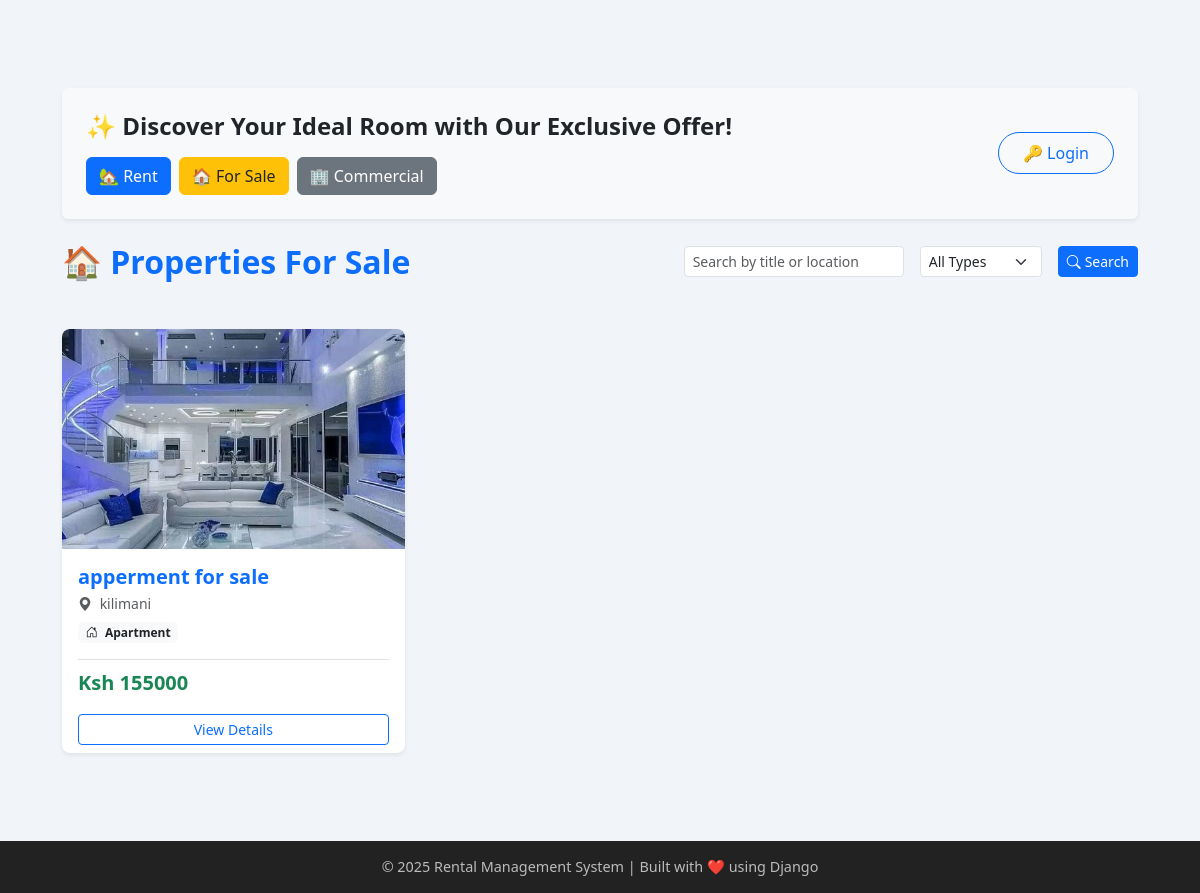
The page /for-sale/ on the database as committed earlier.
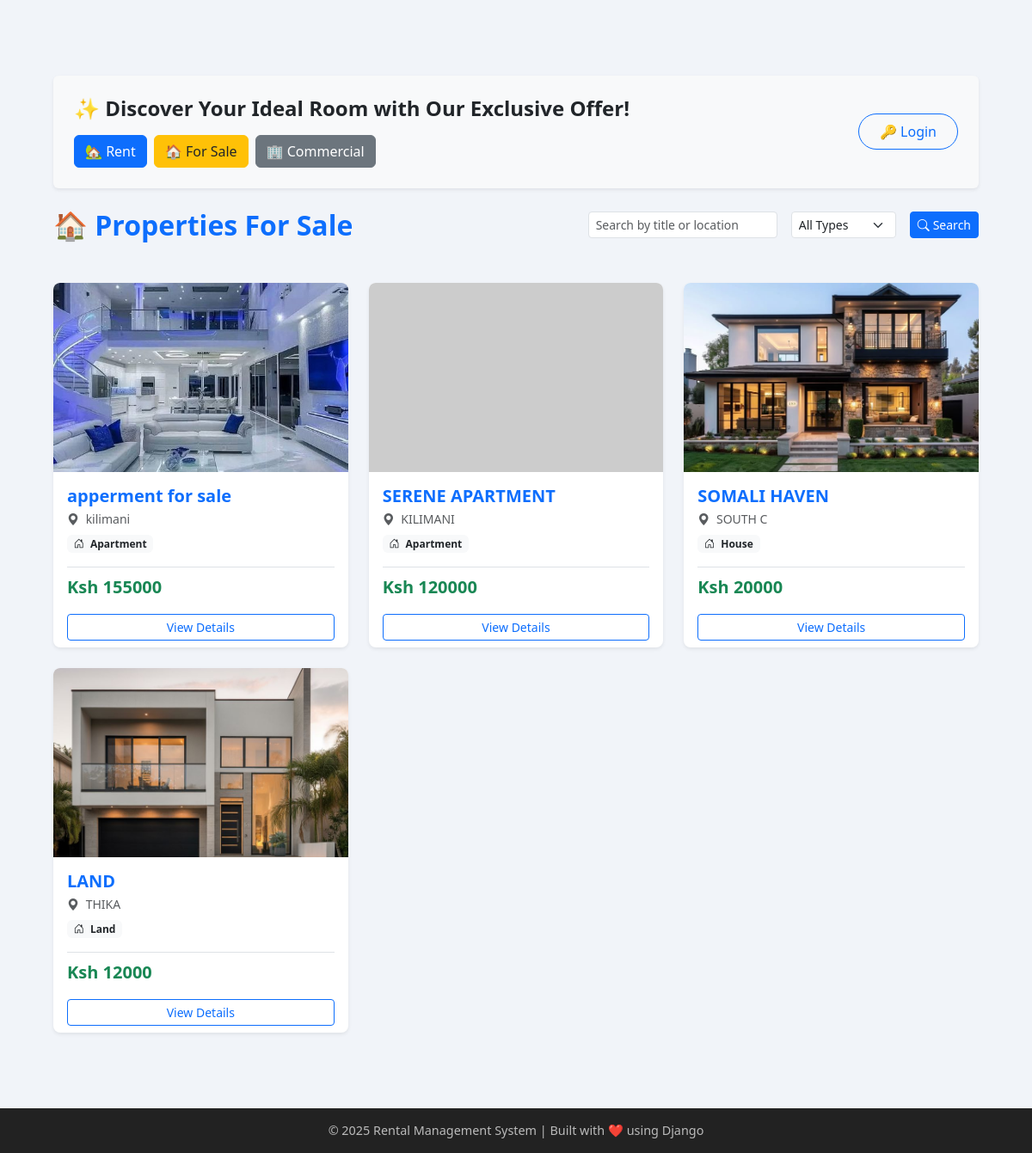
The same page on the database as committed later.
### users/models.py (models this page shows)
class ForSaleProperty(models.Model):
    PROPERTY_TYPE_CHOICES = (
        ('Apartment', 'Apartment'),
        ('House', 'House'),
        ('Land', 'Land'),
        ('Townhouse', 'Townhouse'),
    )
    user = models.ForeignKey(User, on_delete=models.CASCADE, related_name='sale_properties')
    title = models.CharField(max_length=100)
    description = models.TextField()
    price = models.DecimalField(max_digits=12, decimal_places=2)
    location = models.CharField(max_length=100)
    property_type = models.CharField(max_length=30, choices=PROPERTY_TYPE_CHOICES)
    lot_size = models.CharField(max_length=50, null=True, blank=True)
    built_year = models.IntegerField(null=True, blank=True)
    picture1 = models.ImageField(upload_to='sale_images/', null=True, blank=True)
    picture2 = models.ImageField(upload_to='sale_images/', null=True, blank=True)
    picture3 = models.ImageField(upload_to='sale_images/', null=True, blank=True)
    is_available = models.BooleanField(default=True)
    created_at = models.DateTimeField(auto_now_add=True)
    slug = models.SlugField(unique=True, blank=True)

### users/views.py (the view)
# urls.py: path('for-sale/', for_sale_list_view, name='for_sale_list'),
def for_sale_list_view(request):
    query = request.GET.get('q', '')
    property_type = request.GET.get('type', '')
    properties = ForSaleProperty.objects.all()
    if query:
        properties = properties.filter(
            Q(title__icontains=query) | Q(location__icontains=query)
        )
    if property_type:
        properties = properties.filter(property_type=property_type)
    return render(request, 'users/for_sale_list.html', {
        'properties': properties,
        'query': query,
        'property_type': property_type
    })

### users/templates/users/for_sale_list.html (shortened to what this page needs)
{% extends "users/base.html" %}
{% block content %}
<div class="container py-5">
  <div class="p-4 bg-light rounded shadow-sm mb-4">
    <div class="d-flex flex-column flex-md-row justify-content-between align-items-start align-items-md-center">
      <div>
        <h4 class="fw-bold">✨ Discover Your Ideal Room with Our Exclusive Offer!</h4>
        <div class="d-flex gap-2 flex-wrap mt-3">
          <a href="{% url 'vacancy_list' %}" class="btn btn-primary">🏡 Rent</a>
          <a href="{% url 'for_sale_list' %}" class="btn btn-warning text-dark">🏠 For Sale</a>
          <a href="{% url 'commercial_list' %}" class="btn btn-secondary">🏢 Commercial</a>
        </div>
      </div>
      <div class="mt-3 mt-md-0">
        <a href="{% url 'login' %}" class="btn btn-outline-primary rounded-pill px-4 py-2">🔑 Login</a>
      </div>
    </div>
  </div>
  <div class="d-flex flex-column flex-lg-row justify-content-between align-items-lg-center mb-5">
    <h2 class="mb-4 mb-lg-0 fw-bold text-primary">🏠 Properties For Sale</h2>
    <form method="get" action="." class="d-flex flex-column flex-sm-row gap-3 w-lg-50 justify-content-lg-end">
      <div class="flex-grow-1 flex-sm-grow-0">
        <input type="text" name="q" placeholder="Search by title or location"
               class="form-control form-control-sm"
               value="{{ query }}">
      </div>
      <div class="flex-grow-1 flex-sm-grow-0">
        <select name="type" class="form-select form-select-sm">
          <option value="">All Types</option>
        </select>
      </div>
      <div>
        <button type="submit" class="btn btn-sm btn-primary d-flex align-items-center justify-content-center w-100 w-sm-auto">
          <i class="bi bi-search me-1"></i> Search
        </button>
      </div>
    </form>
  </div>
  {% if properties %}
    <div class="row row-cols-1 row-cols-md-2 row-cols-lg-3 g-4">
      {% for property in properties %}
        <div class="col">
          <div class="card h-100 shadow-sm border-0 rounded-3 overflow-hidden property-card">
            {% if property.picture1 %}
              <img src="{{ property.picture1.url }}" class="card-img-top card-img-fixed rounded-top" alt="{{ property.title }}">
            {% else %}
              <img src="https://via.placeholder.com/400x250?text=No+Image+Available" class="card-img-top card-img-fixed rounded-top" alt="No image">
            {% endif %}
            <div class="card-body d-flex flex-column pb-0">
              <h5 class="card-title text-primary fw-bold mb-1">{{ property.title }}</h5>
              <p class="card-text text-muted small mb-2"><i class="bi bi-geo-alt-fill me-1"></i> {{ property.location }}</p>
              <div class="d-flex flex-wrap gap-2 mb-3">
                <span class="badge bg-light text-dark"><i class="bi bi-house-door me-1"></i> {{ property.property_type }}</span>
              </div>
              <p class="fw-bold text-success fs-5 mt-auto pt-2 border-top">Ksh {{ property.price|floatformat:0 }}</p>
            </div>
             <div class="card-footer bg-transparent border-top-0 pt-0">
                <a href="{% url 'for_sale_detail' property.pk %}" class="btn btn-sm btn-outline-primary w-100 stretched-link">View Details</a>
            </div>
          </div>
        </div>
      {% endfor %}
    </div>
  {% endif %}
</div>
{% endblock %}

### users/templates/users/base.html (shortened to what this page needs)
<!DOCTYPE html>
<html lang="en">
<head>
  <link href="https://cdn.jsdelivr.net/npm/bootstrap@5.3.3/dist/css/bootstrap.min.css" rel="stylesheet" />
  <link href="https://cdn.jsdelivr.net/npm/bootstrap-icons@1.10.5/font/bootstrap-icons.css" rel="stylesheet" />
  <link href="https://cdnjs.cloudflare.com/ajax/libs/font-awesome/6.5.0/css/all.min.css" rel="stylesheet" />
</head>
<body>
  <main class="content-wrapper container">
    {% block content %}{% endblock %}
  </main>
  <footer class="footer">
    <div class="container">
      <span>&copy; {{ year|default:"2025" }} Rental Management System | Built with ❤️ using Django</span>
    </div>
  </footer>
</body>
</html>

### users/templates/users/base.html (style rules this page uses)
:root { --primary-color: #0d6efd; --accent-color: #f8f9fa; --dark-bg: #222; --light-text: #bbb; }
body { background-color: #f1f4f9; font-family: 'Segoe UI', sans-serif; min-height: 100vh; display: flex; flex-direction: column; }
.content-wrapper { flex: 1; padding: 40px 20px; }
.card { border: none; box-shadow: 0 3px 12px rgba(0, 0, 0, 0.08); border-radius: 15px; transition: transform 0.2s ease; }
.footer { background-color: var(--dark-bg); color: var(--light-text); text-align: center; padding: 15px 0; font-size: 0.9rem; }

### users/templates/users/for_sale_list.html (style rules this page uses)
.card-img-fixed { height: 220px; object-fit: cover; object-position: center; }
.property-card { transition: transform 0.2s ease-in-out, box-shadow 0.2s ease-in-out; }

Rows that differ between the two databases and show on the page:
added ForSaleProperty: title "SERENE APARTMENT", location "KILIMANI", property_type "Apartment", price "120000"
added ForSaleProperty: picture1 (picture), title "SOMALI HAVEN", location "SOUTH C", property_type "House", price "20000"
added ForSaleProperty: picture1 (picture), title "LAND", location "THIKA", property_type "Land", price "12000"
